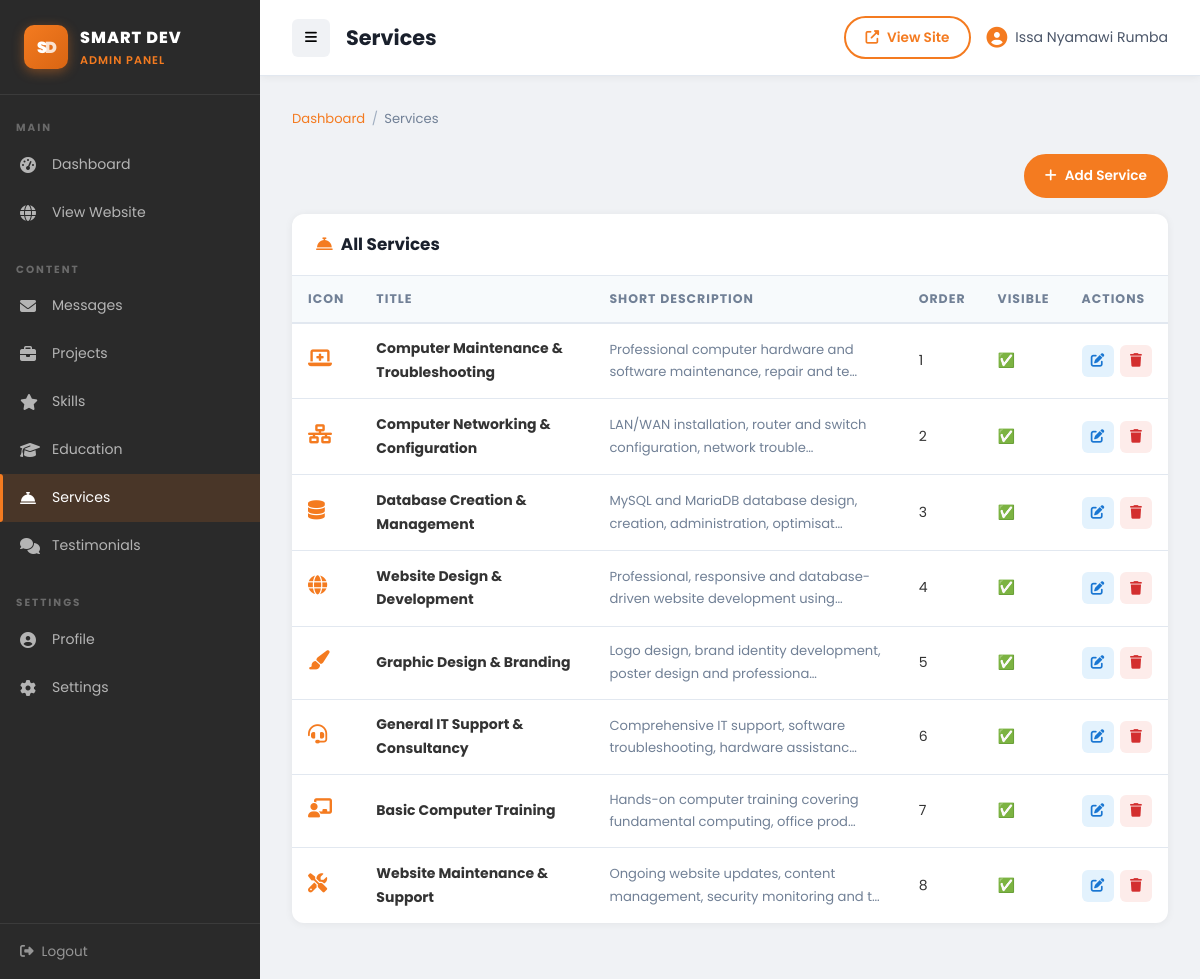
The app's page /admin/services.php (signed in) with its own data.
### tables this page shows
CREATE TABLE IF NOT EXISTS `services` (
  `id` INT UNSIGNED NOT NULL AUTO_INCREMENT,
  `title` VARCHAR(150) NOT NULL,
  `short_description` TEXT DEFAULT NULL,
  `full_description` TEXT DEFAULT NULL,
  `icon_class` VARCHAR(100) DEFAULT NULL,
  `sort_order` TINYINT UNSIGNED NOT NULL DEFAULT 0,
  `is_visible` TINYINT(1) NOT NULL DEFAULT 1,
  `created_at` DATETIME NOT NULL DEFAULT CURRENT_TIMESTAMP,
  `updated_at` DATETIME NOT NULL DEFAULT CURRENT_TIMESTAMP ON UPDATE CURRENT_TIMESTAMP,
  PRIMARY KEY (`id`)
);

### includes/functions.php (called while the page is built, shortened)
<?php
function e(string $value): string {
    return htmlspecialchars($value, ENT_QUOTES | ENT_SUBSTITUTE, 'UTF-8');
}
function truncate(string $text, int $length = 150): string {
    return mb_substr($text, 0, $length) . '…';
}

### admin/services.php (the view, shortened to what this page needs)
<?php
$db = getDB();
$items    = $db->query('SELECT * FROM services ORDER BY sort_order ASC')->fetchAll();
include dirname(__DIR__) . '/includes/admin_header.php';
?>
<nav class="breadcrumb"><a href="dashboard.php">Dashboard</a><span class="breadcrumb-sep">/</span><span>Services</span></nav>
<div style="display: flex; justify-content: flex-end; margin-bottom: 1rem;">
    <a href="?add=1" class="btn btn-primary btn-sm"><i class="fas fa-plus"></i> Add Service</a>
</div>
<div class="admin-card">
    <div class="admin-card-header">
        <h2><i class="fas fa-concierge-bell" style="color:var(--orange);margin-right:.5rem;"></i>All Services</h2>
    </div>
    <?php if ($items): ?>
    <table class="admin-table">
        <thead><tr><th>Icon</th><th>Title</th><th>Short Description</th><th>Order</th><th>Visible</th><th>Actions</th></tr></thead>
        <tbody>
            <?php foreach ($items as $it): ?>
            <tr>
                <td><i class="<?= e($it['icon_class'] ?? 'fas fa-cog') ?>" style="color:var(--orange);font-size:1.2rem;"></i></td>
                <td><strong><?= e($it['title']) ?></strong></td>
                <td style="font-size:.82rem;color:#718096;"><?= e(truncate($it['short_description'] ?? '', 70)) ?></td>
                <td><?= (int)$it['sort_order'] ?></td>
                <td><?= $it['is_visible'] ? '✅' : '❌' ?></td>
                <td>
                    <div class="action-btns">
                        <a href="?edit=<?= (int)$it['id'] ?>" class="btn-icon btn-icon-edit"><i class="fas fa-edit"></i></a>
                        <form method="POST" style="display:inline">
                            <button type="submit" class="btn-icon btn-icon-delete" data-confirm="Delete service?"><i class="fas fa-trash"></i></button>
                        </form>
                    </div>
                </td>
            </tr>
            <?php endforeach; ?>
        </tbody>
    </table>
    <?php else: ?>
    <div class="admin-card-body" style="text-align:center;color:#718096;">No services. <a href="?add=1">Add one.</a></div>
    <?php endif; ?>
</div>
<?php include dirname(__DIR__) . '/includes/admin_footer.php'; ?>

### assets/css/style.css (style rules this page uses)
:root { --orange: #F47B20; --orange-deep: #D96513; --orange-light: #ffa85c; --white: #FFFFFF; --charcoal: #333333; --grey-mid: #555555; --grey-light: #E8E8E8; --bg-soft: #F5F5F5; --bg-dark: #202020; --bg-nav: #2A2A2A; --shadow: 0 4px 20px rgba(0,0,0,0.1); --shadow-hover: 0 8px 30px rgba(244,123,32,0.25); --radius: 12px; --radius-sm: 6px; --transition: all 0.3s ease; --font-main: 'Poppins', sans-serif; --font-code: 'Fira Code', monospace; --nav-height: 70px; }
*, *::before, *::after { box-sizing: border-box; margin: 0; padding: 0; }
html { scroll-behavior: smooth; font-size: 16px; }
body { font-family: var(--font-main); background: var(--bg-soft); color: var(--charcoal); line-height: 1.7; transition: background 0.3s, color 0.3s; overflow-x: hidden; }
a { color: var(--orange); text-decoration: none; transition: var(--transition); }
h1, h2, h3, h4, h5, h6 { font-weight: 700; line-height: 1.3; color: var(--charcoal); }
h2 { font-size: clamp(1.6rem, 3.5vw, 2.4rem); }
.btn { display: inline-flex; align-items: center; gap: 0.5rem; padding: 0.75rem 1.75rem; border-radius: 50px; font-family: var(--font-main); font-size: 0.95rem; font-weight: 600; cursor: pointer; border: 2px solid transparent; transition: var(--transition); text-decoration: none; white-space: nowrap; }
.btn-primary { background: var(--orange); color: var(--white); border-color: var(--orange); }
.btn-sm { padding: 0.5rem 1.2rem; font-size: 0.85rem; }
.admin-body { font-family: var(--font-main); background: #f0f2f5; margin: 0; }
.admin-card { background: #fff; border-radius: var(--radius); box-shadow: 0 1px 8px rgba(0,0,0,0.06); overflow: hidden; margin-bottom: 1.5rem; }
.admin-card-header { padding: 1.25rem 1.5rem; border-bottom: 1px solid #e2e8f0; display: flex; align-items: center; justify-content: space-between; }
.admin-card-header h2 { font-size: 1.05rem; color: #1a202c; margin: 0; }
.admin-table { width: 100%; border-collapse: collapse; }
.admin-table th { text-align: left; padding: 0.75rem 1rem; font-size: 0.78rem; font-weight: 700; color: #718096; letter-spacing: 1px; text-transform: uppercase; border-bottom: 2px solid #e2e8f0; background: #f7fafc; }
.admin-table td { padding: 0.85rem 1rem; font-size: 0.875rem; border-bottom: 1px solid #e2e8f0; vertical-align: middle; }
.admin-table tr:last-child td { border-bottom: none; }
.action-btns { display: flex; gap: 0.4rem; align-items: center; }
.btn-icon { width: 32px; height: 32px; border-radius: var(--radius-sm); border: none; cursor: pointer; font-size: 0.85rem; display: flex; align-items: center; justify-content: center; transition: var(--transition); text-decoration: none; }
.btn-icon-edit { background: #e3f2fd; color: #1976d2; }
.btn-icon-delete { background: #fdecea; color: #d32f2f; }
.breadcrumb { display: flex; align-items: center; gap: 0.4rem; font-size: 0.82rem; color: #718096; margin-bottom: 1.5rem; }
.breadcrumb a { color: var(--orange); text-decoration: none; }
.breadcrumb-sep { color: #a0aec0; }

### records on screen
services: title "Computer Maintenance & Troubleshooting", short_description "Professional computer hardware and software maintenance, repair and te…", sort_order "1"
services: title "Computer Networking & Configuration", short_description "LAN/WAN installation, router and switch configuration, network trouble…", sort_order "2"
services: title "Database Creation & Management", short_description "MySQL and MariaDB database design, creation, administration, optimisat…", sort_order "3"
services: title "Website Design & Development", short_description "Professional, responsive and database-driven website development using…", sort_order "4"
services: title "Graphic Design & Branding", short_description "Logo design, brand identity development, poster design and professiona…", sort_order "5"
services: title "General IT Support & Consultancy", short_description "Comprehensive IT support, software troubleshooting, hardware assistanc…", sort_order "6"
services: title "Basic Computer Training", short_description "Hands-on computer training covering fundamental computing, office prod…", sort_order "7"
services: title "Website Maintenance & Support", short_description "Ongoing website updates, content management, security monitoring and t…", sort_order "8"

### other values on screen
$pageTitle "Services"
$adminName "Issa Nyamawi Rumba"
